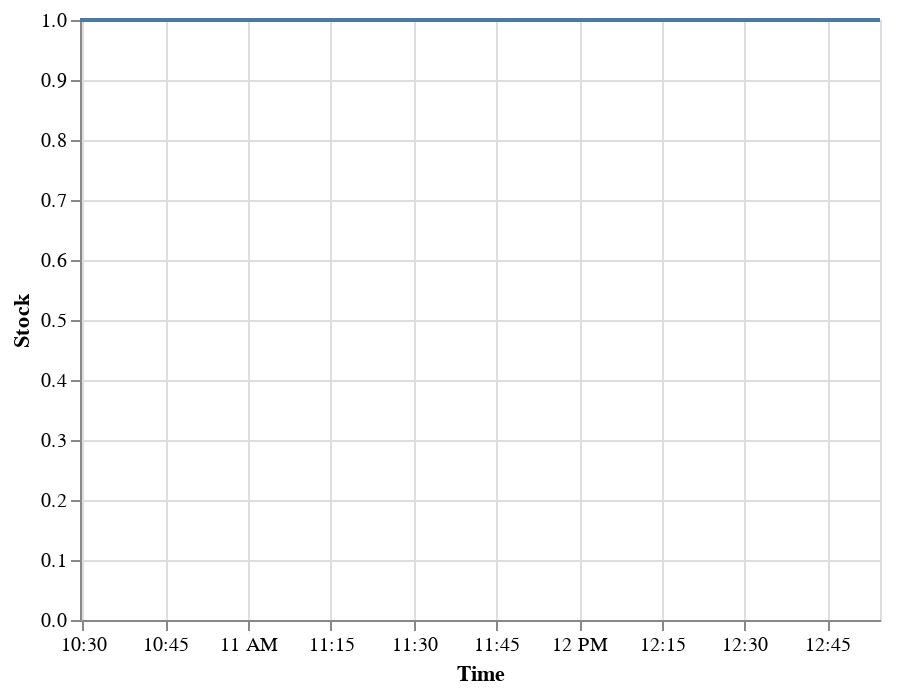

Notebook code cell kept with this figure:
### Code cell
alt.Chart(ts[ts.Code=='5907300784']).mark_line().encode(x='Time',y='Stock')

### Figure 1 — Vega-Lite specification as saved in the notebook (floating-point values rounded to 4 significant figures)
{"config": {"view": {"continuousWidth": 400, "continuousHeight": 300}}, "data": {"name": "data-adfaa9d6b8fdf55f8b512fa0d992e955"}, "mark": "line", "encoding": {"x": {"field": "Time", "type": "temporal"}, "y": {"field": "Stock", "type": "quantitative"}}, "$schema": "https://vega.github.io/schema/vega-lite/v4.17.0.json", "datasets": {"data-adfaa9d6b8fdf55f8b512fa0d992e955": [{"Code": "5907300784", "Name": "新高橋藥局博正店", "Addr": "高雄市左營區忠言路１８０號", "Tel": "(07)5509810", "Latitude": 22.66, "Longitude": 120.3, "Note": "下午2:30開始販售口罩", "Time": "2022-05-15T10:29:32", "Stock": 1}, {"Code": "5907300784", "Name": "新高橋藥局博正店", "Addr": "高雄市左營區忠言路１８０號", "Tel": "(07)5509810", "Latitude": 22.66, "Longitude": 120.3, "Note": "下午2:30開始販售口罩", "Time": "2022-05-15T10:34:32", "Stock": 1}, {"Code": "5907300784", "Name": "新高橋藥局博正店", "Addr": "高雄市左營區忠言路１８０號", "Tel": "(07)5509810", "Latitude": 22.66, "Longitude": 120.3, "Note": "下午2:30開始販售口罩", "Time": "2022-05-15T10:39:34", "Stock": 1}, {"Code": "5907300784", "Name": "新高橋藥局博正店", "Addr": "高雄市左營區忠言路１８０號", "Tel": "(07)5509810", "Latitude": 22.66, "Longitude": 120.3, "Note": "下午2:30開始販售口罩", "Time": "2022-05-15T10:44:33", "Stock": 1}, {"Code": "5907300784", "Name": "新高橋藥局博正店", "Addr": "高雄市左營區忠言路１８０號", "Tel": "(07)5509810", "Latitude": 22.66, "Longitude": 120.3, "Note": "下午2:30開始販售口罩", "Time": "2022-05-15T10:49:32", "Stock": 1}, {"Code": "5907300784", "Name": "新高橋藥局博正店", "Addr": "高雄市左營區忠言路１８０號", "Tel": "(07)5509810", "Latitude": 22.66, "Longitude": 120.3, "Note": "下午2:30開始販售口罩", "Time": "2022-05-15T10:54:32", "Stock": 1}, {"Code": "5907300784", "Name": "新高橋藥局博正店", "Addr": "高雄市左營區忠言路１８０號", "Tel": "(07)5509810", "Latitude": 22.66, "Longitude": 120.3, "Note": "下午2:30開始販售口罩", "Time": "2022-05-15T10:59:34", "Stock": 1}, {"Code": "5907300784", "Name": "新高橋藥局博正店", "Addr": "高雄市左營區忠言路１８０號", "Tel": "(07)5509810", "Latitude": 22.66, "Longitude": 120.3, "Note": "下午2:30開始販售口罩", "Time": "2022-05-15T11:04:34", "Stock": 1}, {"Code": "5907300784", "Name": "新高橋藥局博正店", "Addr": "高雄市左營區忠言路１８０號", "Tel": "(07)5509810", "Latitude": 22.66, "Longitude": 120.3, "Note": "下午2:30開始販售口罩", "Time": "2022-05-15T11:09:32", "Stock": 1}, {"Code": "5907300784", "Name": "新高橋藥局博正店", "Addr": "高雄市左營區忠言路１８０號", "Tel": "(07)5509810", "Latitude": 22.66, "Longitude": 120.3, "Note": "下午2:30開始販售口罩", "Time": "2022-05-15T11:14:32", "Stock": 1}, {"Code": "5907300784", "Name": "新高橋藥局博正店", "Addr": "高雄市左營區忠言路１８０號", "Tel": "(07)5509810", "Latitude": 22.66, "Longitude": 120.3, "Note": "下午2:30開始販售口罩", "Time": "2022-05-15T11:19:32", "Stock": 1}, {"Code": "5907300784", "Name": "新高橋藥局博正店", "Addr": "高雄市左營區忠言路１８０號", "Tel": "(07)5509810", "Latitude": 22.66, "Longitude": 120.3, "Note": "下午2:30開始販售口罩", "Time": "2022-05-15T11:24:32", "Stock": 1}, {"Code": "5907300784", "Name": "新高橋藥局博正店", "Addr": "高雄市左營區忠言路１８０號", "Tel": "(07)5509810", "Latitude": 22.66, "Longitude": 120.3, "Note": "下午2:30開始販售口罩", "Time": "2022-05-15T11:29:32", "Stock": 1}, {"Code": "5907300784", "Name": "新高橋藥局博正店", "Addr": "高雄市左營區忠言路１８０號", "Tel": "(07)5509810", "Latitude": 22.66, "Longitude": 120.3, "Note": "下午2:30開始販售口罩", "Time": "2022-05-15T11:34:32", "Stock": 1}, {"Code": "5907300784", "Name": "新高橋藥局博正店", "Addr": "高雄市左營區忠言路１８０號", "Tel": "(07)5509810", "Latitude": 22.66, "Longitude": 120.3, "Note": "下午2:30開始販售口罩", "Time": "2022-05-15T11:39:33", "Stock": 1}, {"Code": "5907300784", "Name": "新高橋藥局博正店", "Addr": "高雄市左營區忠言路１８０號", "Tel": "(07)5509810", "Latitude": 22.66, "Longitude": 120.3, "Note": "下午2:30開始販售口罩", "Time": "2022-05-15T11:44:32", "Stock": 1}, {"Code": "5907300784", "Name": "新高橋藥局博正店", "Addr": "高雄市左營區忠言路１８０號", "Tel": "(07)5509810", "Latitude": 22.66, "Longitude": 120.3, "Note": "下午2:30開始販售口罩", "Time": "2022-05-15T11:49:34", "Stock": 1}, {"Code": "5907300784", "Name": "新高橋藥局博正店", "Addr": "高雄市左營區忠言路１８０號", "Tel": "(07)5509810", "Latitude": 22.66, "Longitude": 120.3, "Note": "下午2:30開始販售口罩", "Time": "2022-05-15T11:54:33", "Stock": 1}, {"Code": "5907300784", "Name": "新高橋藥局博正店", "Addr": "高雄市左營區忠言路１８０號", "Tel": "(07)5509810", "Latitude": 22.66, "Longitude": 120.3, "Note": "下午2:30開始販售口罩", "Time": "2022-05-15T11:59:32", "Stock": 1}, {"Code": "5907300784", "Name": "新高橋藥局博正店", "Addr": "高雄市左營區忠言路１８０號", "Tel": "(07)5509810", "Latitude": 22.66, "Longitude": 120.3, "Note": "下午2:30開始販售口罩", "Time": "2022-05-15T12:04:32", "Stock": 1}, {"Code": "5907300784", "Name": "新高橋藥局博正店", "Addr": "高雄市左營區忠言路１８０號", "Tel": "(07)5509810", "Latitude": 22.66, "Longitude": 120.3, "Note": "下午2:30開始販售口罩", "Time": "2022-05-15T12:09:32", "Stock": 1}, {"Code": "5907300784", "Name": "新高橋藥局博正店", "Addr": "高雄市左營區忠言路１８０號", "Tel": "(07)5509810", "Latitude": 22.66, "Longitude": 120.3, "Note": "下午2:30開始販售口罩", "Time": "2022-05-15T12:14:32", "Stock": 1}, {"Code": "5907300784", "Name": "新高橋藥局博正店", "Addr": "高雄市左營區忠言路１８０號", "Tel": "(07)5509810", "Latitude": 22.66, "Longitude": 120.3, "Note": "下午2:30開始販售口罩", "Time": "2022-05-15T12:19:32", "Stock": 1}, {"Code": "5907300784", "Name": "新高橋藥局博正店", "Addr": "高雄市左營區忠言路１８０號", "Tel": "(07)5509810", "Latitude": 22.66, "Longitude": 120.3, "Note": "下午2:30開始販售口罩", "Time": "2022-05-15T12:24:32", "Stock": 1}, {"Code": "5907300784", "Name": "新高橋藥局博正店", "Addr": "高雄市左營區忠言路１８０號", "Tel": "(07)5509810", "Latitude": 22.66, "Longitude": 120.3, "Note": "下午2:30開始販售口罩", "Time": "2022-05-15T12:29:32", "Stock": 1}, {"Code": "5907300784", "Name": "新高橋藥局博正店", "Addr": "高雄市左營區忠言路１８０號", "Tel": "(07)5509810", "Latitude": 22.66, "Longitude": 120.3, "Note": "下午2:30開始販售口罩", "Time": "2022-05-15T12:34:32", "Stock": 1}, {"Code": "5907300784", "Name": "新高橋藥局博正店", "Addr": "高雄市左營區忠言路１８０號", "Tel": "(07)5509810", "Latitude": 22.66, "Longitude": 120.3, "Note": "下午2:30開始販售口罩", "Time": "2022-05-15T12:39:32", "Stock": 1}, {"Code": "5907300784", "Name": "新高橋藥局博正店", "Addr": "高雄市左營區忠言路１８０號", "Tel": "(07)5509810", "Latitude": 22.66, "Longitude": 120.3, "Note": "下午2:30開始販售口罩", "Time": "2022-05-15T12:44:32", "Stock": 1}, {"Code": "5907300784", "Name": "新高橋藥局博正店", "Addr": "高雄市左營區忠言路１８０號", "Tel": "(07)5509810", "Latitude": 22.66, "Longitude": 120.3, "Note": "下午2:30開始販售口罩", "Time": "2022-05-15T12:49:32", "Stock": 1}, {"Code": "5907300784", "Name": "新高橋藥局博正店", "Addr": "高雄市左營區忠言路１８０號", "Tel": "(07)5509810", "Latitude": 22.66, "Longitude": 120.3, "Note": "下午2:30開始販售口罩", "Time": "2022-05-15T12:54:34", "Stock": 1}]}}
